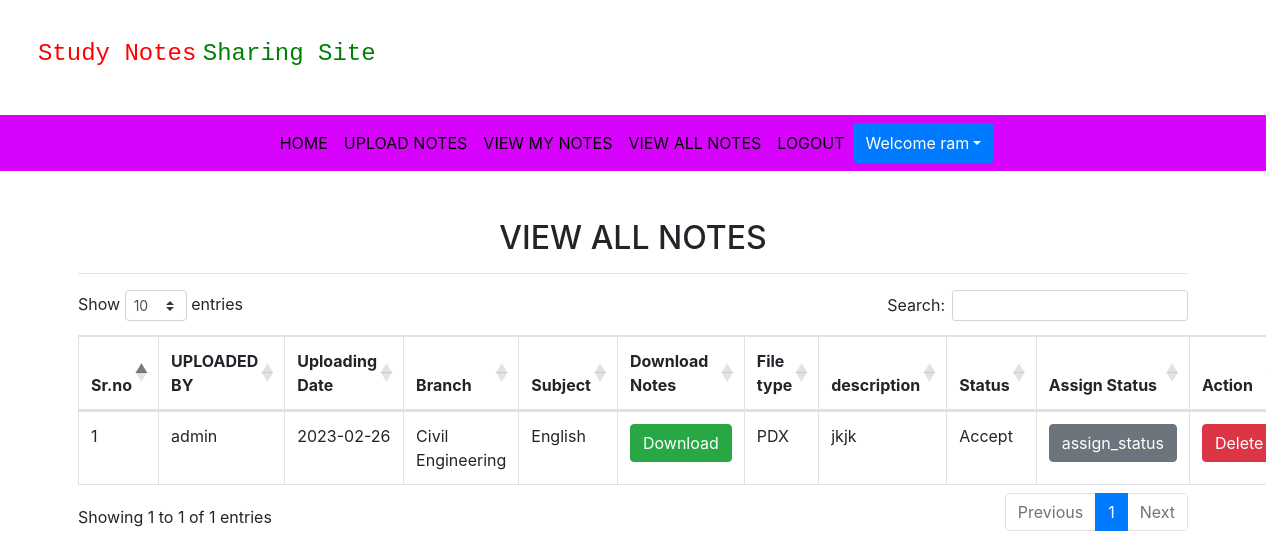
The app's page /view_all_nots (signed in) with its own data.
### notes/models.py (models this page shows, shortened)
class Notes(models.Model):
	user = models.ForeignKey(User,on_delete=models.CASCADE)
	uploadingdate = models.CharField(max_length=30)
	branch = models.CharField(max_length=50)
	subject = models.CharField(max_length=30)
	notesfile = models.FileField(null=True)
	filetype = models.CharField(max_length=30,null=True)
	description = models.CharField(max_length=250,null=True)
	status = models.CharField(max_length=20)

### notes/views.py (the view)
# urls.py: path('view_all_nots', views.view_all_nots, name='view_all_nots'),
def view_all_nots(request):
    if not request.user.is_authenticated:
        return redirect('login')
    notes = Notes.objects.filter(status='Accept')
    return render(request, 'view_all_nots.html', {'notes': notes})

### notes/templates/view_all_nots.html (shortened to what this page needs)
 {% extends 'user_navigation.html'%}
{% block body %}
{% load static %}
<link rel="stylesheet" href="https://cdnjs.cloudflare.com/ajax/libs/twitter-bootstrap/4.5.2/css/bootstrap.css">
<link rel="stylesheet" href="https://cdn.datatables.net/1.13.2/css/dataTables.bootstrap4.min.css">
<div class="container my-5">
    <h2 class="text-center"> VIEW ALL NOTES </h2>
    <hr>
    <table class="table table-bordered " id="example">
        <thead>
        <tr>
            <th> Sr.no</th>
             <th> UPLOADED BY</th>
            <th> Uploading Date</th>
            <th> Branch</th>
            <th> Subject</th>
            <th> Download Notes</th>
            <th> File type</th>
            <th> description</th>
            <th> Status</th>
            <th> Assign Status</th>
             <th> Action</th>
        </tr>
 </thead>
        <tbody>
        {% for i in notes %}
        <tr>
            <td>{{forloop.counter}}</td>
            <td>{{i.user.username }}</td>
            <td>{{i.uploadingdate }}</td>
            <td>{{i.branch }}</td>
            <td>{{i.subject }}</td>
            <td><a href="{{i.notesfile.url }}" class="btn btn-success" download>Download</a></td>
            <td>{{i.filetype }}</td>
            <td>{{i.description }}</td>
            <td>{{i.status}}</td>
            <td><a href="{% url 'assign_status' i.id %}" class="btn btn-secondary" >assign_status</a></td>
            <td><a href="{% url 'delete_nots' i.id %}" class="btn btn-danger" onclick="return confirm('Are you sure,You want to Delete')">Delete</a></td>
        </tr>
        {%endfor%}
</tbody>
    </table>
</div>
{% endblock %}

### notes/templates/user_navigation.html (shortened to what this page needs)
<!DOCTYPE html>
{% load static %}
<html lang="en">
<head>
    <link rel="stylesheet" href="https://cdn.jsdelivr.net/npm/bootstrap@4.6.2/dist/css/bootstrap.min.css">
    <link rel="stylesheet" href="{% static 'css/mystyle.css' %}">
    <link href="https://cdnjs.cloudflare.com/ajax/libs/font-awesome/5.13.0/css/all.min.css" rel="stylesheet">
</head>
<body  >
    <h4 style="padding: 3%;"><samp style="color:red ;">Study Notes</samp> <samp style="color: green;">Sharing Site</samp></h4>
    <nav class="navbar navbar-expand-sm justify-content-center" style="background-color: rgb(215, 3, 252);">
        <ul class="navbar-nav">
            <li class="navbar-item">
                <a class="nav-link" href="#">HOME</a>
            </li>
            <li class="navbar-item">
                <a class="nav-link" href="{% url 'upload_notes' %}">UPLOAD NOTES</a>
            </li>
            <li class="navbar-item">
                <a class="nav-link" href="{% url 'view_mynotes' %}">VIEW MY NOTES</a>
            </li>
            <li class="navbar-item">
                <a class="nav-link" href="{% url 'view_all_nots' %}">VIEW ALL NOTES</a>
            </li>
            <li class="navbar-item">
                <a class="nav-link" href="{% url 'logout' %}">LOGOUT</a>
            </li>
<div class="btn-group">
    <button  type="button" class="btn btn-primary dropdown-toggle " data-toggle="dropdown">
        Welcome {{request.user.first_name}}</button>
</div>
        </ul>
    </nav>
</body>
</html>
{% block body %}
{% endblock %}

### notes/static/css/mystyle.css (style rules this page uses)
.nav-link { color: black; }

### records on screen
Notes: user.username "admin", uploadingdate "2023-02-26", branch "Civil Engineering", subject "English", filetype "PDX", description "jkjk", status "Accept"

### other values on screen
{{ request.user.first_name }} "ram"
